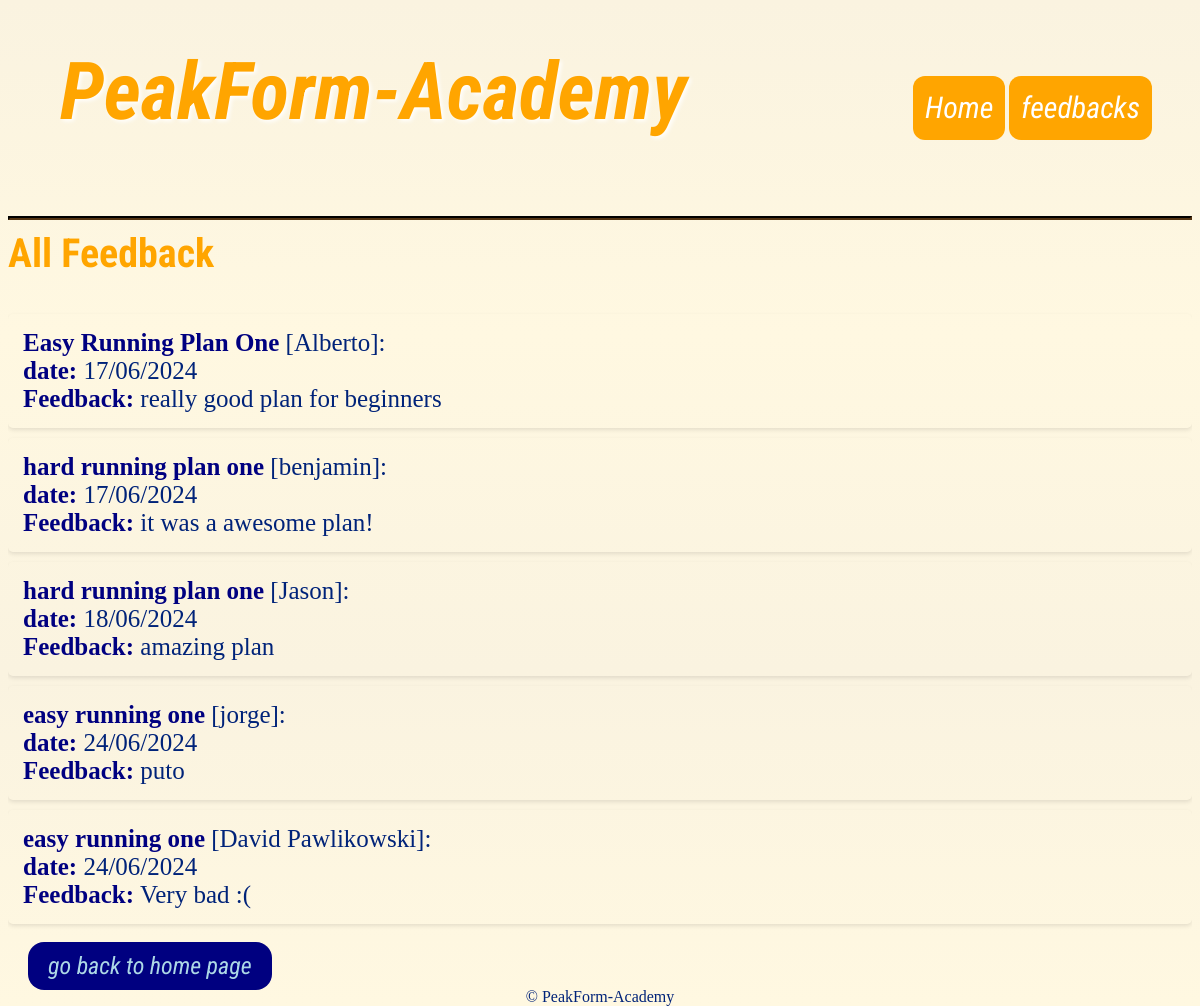
The app's page /DisplayFeedback, older data.
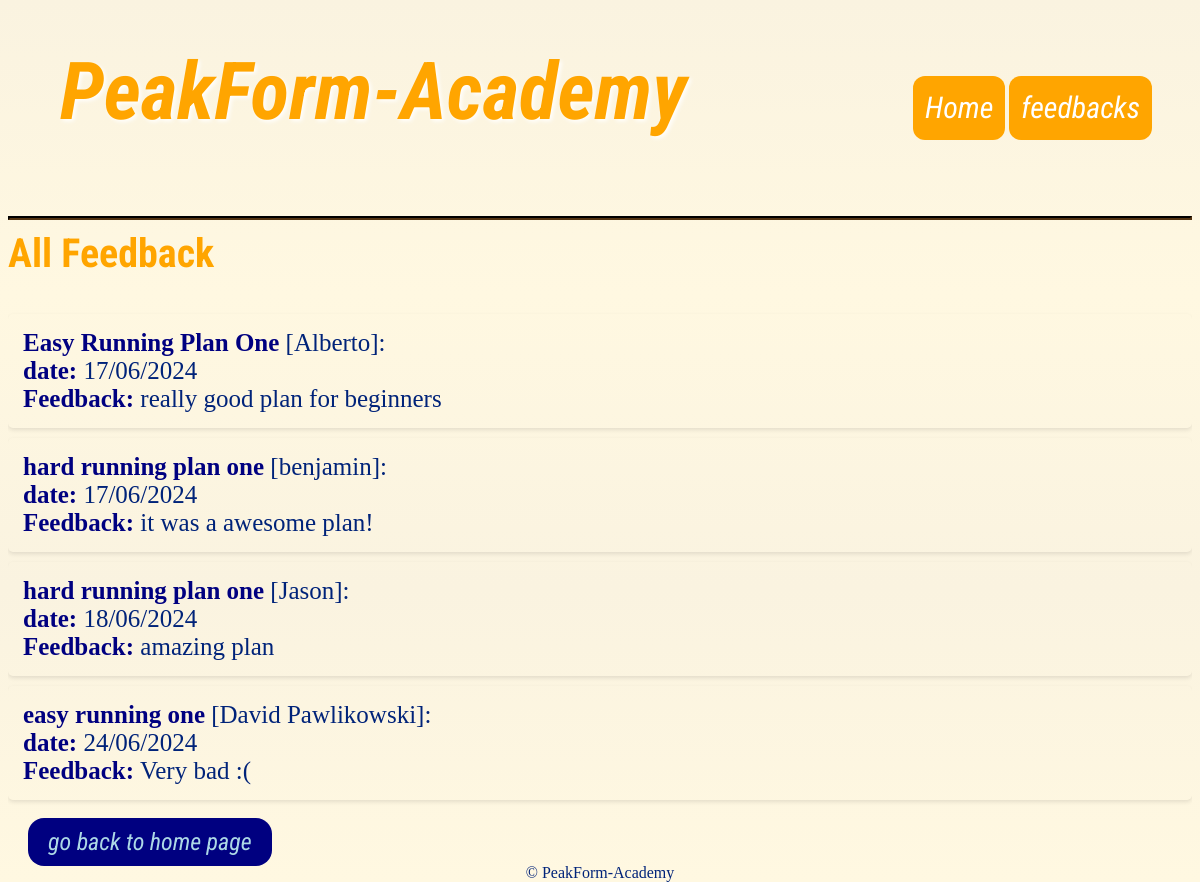
The same page, newer data.
### tables this page shows
CREATE TABLE feedback (
        id INTEGER PRIMARY KEY AUTOINCREMENT,
        username TEXT NOT NULL,
        content TEXT NOT NULL,
        plan TEXT NOT NULL,
        date TIMESTAMP DEFAULT CURRENT_TIMESTAMP
    );

### routes.py (the view)
@app.route('/DisplayFeedback')
def display_feedback():
    conn = sqlite3.connect('PFA.db')
    cursor = conn.cursor()
    cursor.execute('SELECT username, content, date, plan FROM feedback')
    feedbacks = cursor.fetchall()
    conn.close()
    formatted_feedbacks = []
    for feedback in feedbacks:
        username, content, date_str, plan = feedback
        date_str = date_str.split('.')[0]
        formatted_date = datetime.strptime(date_str, '%Y-%m-%d %H:%M:%S').strftime('%d/%m/%Y')
        formatted_feedbacks.append((username, content, formatted_date, plan))
    return render_template('DisplayFeedback.html', feedbacks=formatted_feedbacks)

### templates/DisplayFeedback.html (shortened to what this page needs)
{%extends 'layout.html'%}
{%block content%}
<html lang="en">
<head>
</head>
<body>
    <h1>All Feedback</h1>
    <ul>
        {% for username, content, plan, date in feedbacks %}
            <li>
                <strong>{{ date }}</strong> [{{ username }}]:
                <br><strong>date:</strong> {{ plan }}
                <br><strong>Feedback:</strong> {{ content }}
            </li>
        {% endfor %}
    </ul>
    <a class="button" href="/">go back to home page</a>
</body>
{%endblock%}

### templates/layout.html (shortened to what this page needs)
<!DOCTYPE html>
<html lang="en">
<head>
  <link rel="stylesheet" type="text/css" href="/static/css/style.css">
</head>
<body>
  <header>
    <div class="header">
      <logo>PeakForm-Academy</logo>
      <div class="header-right">
        <a class="button" href="/">Home</a>
        <a href="/DisplayFeedback" class="button">feedbacks</a>
      </div>
    </div>
  </header>
  <hr/>
  <main>
    {% block content %}{% endblock %}
  </main>
  <footer>
  © PeakForm-Academy
  </footer>
</body>
</html>

### static/css/style.css (style rules this page uses)
h1 { font-family: 'Roboto Condensed', sans-serif; font-size: 250%; color: orange; clear: both; margin-top: 10px; }
html { background: linear-gradient(#FAF3E0, #FFF8E1,#FAF3E0, #FFF8E1); color: #002379; }
ul { list-style-type: none; margin: 0; padding: 0; overflow: hidden; position: -webkit-sticky; position: sticky; top: 0; }
.button { background-color: navy; border: none; color: #ADD8E6; padding: 10px 20px; text-align: center; text-decoration: none; display: inline-block; margin: 8px 4px; cursor: pointer; border-radius: 16px; font-family: 'Roboto Condensed', sans-serif; font-style: italic; font-size: 150%; margin-right: 20px; margin-left: 20px; }
a { text-decoration: none; color: #F8F4E1; font-size: 140%; }
.header { overflow: hidden; padding: 60px 40px; border-radius: 12px; color: #002379; }
.header logo { float: left; color: orange; text-align: center; padding: 12px; text-decoration: none; font-size: 80px; line-height: 25px; border-radius: 4px; font-family: 'Roboto Condensed', sans-serif; font-weight: bold; font-style: italic; text-shadow: 2px 2px 4px white; }
.header a { background-color: orange; float: left; color: white; text-align: center; padding: 12px; text-decoration: none; font-size: 30px; line-height: 40px; border-radius: 12px; font-family: 'Roboto Condensed', sans-serif; font-style: italic; margin-left: 4px; margin-right: 0; }
.header-right { float: right; }
hr { display: block; border-width: 2px; border-color: #543310; }
footer { display: block; text-align: center; position: fixed; bottom: 0; left: 0; right: 0; }
footer { color: #002379; }
li strong { color: #ff6600; }
li { margin: 10px 0; padding: 15px; border-radius: 5px; box-shadow: 0 2px 4px rgba(0, 0, 0, 0.1); text-align: left; font-size: 25PX; }
li strong { color: navy; }

Row changes from the older to the newer data that the page shows:
removed feedback: plan "easy running one", username "jorge", date "24/06/2024", content "puto"
